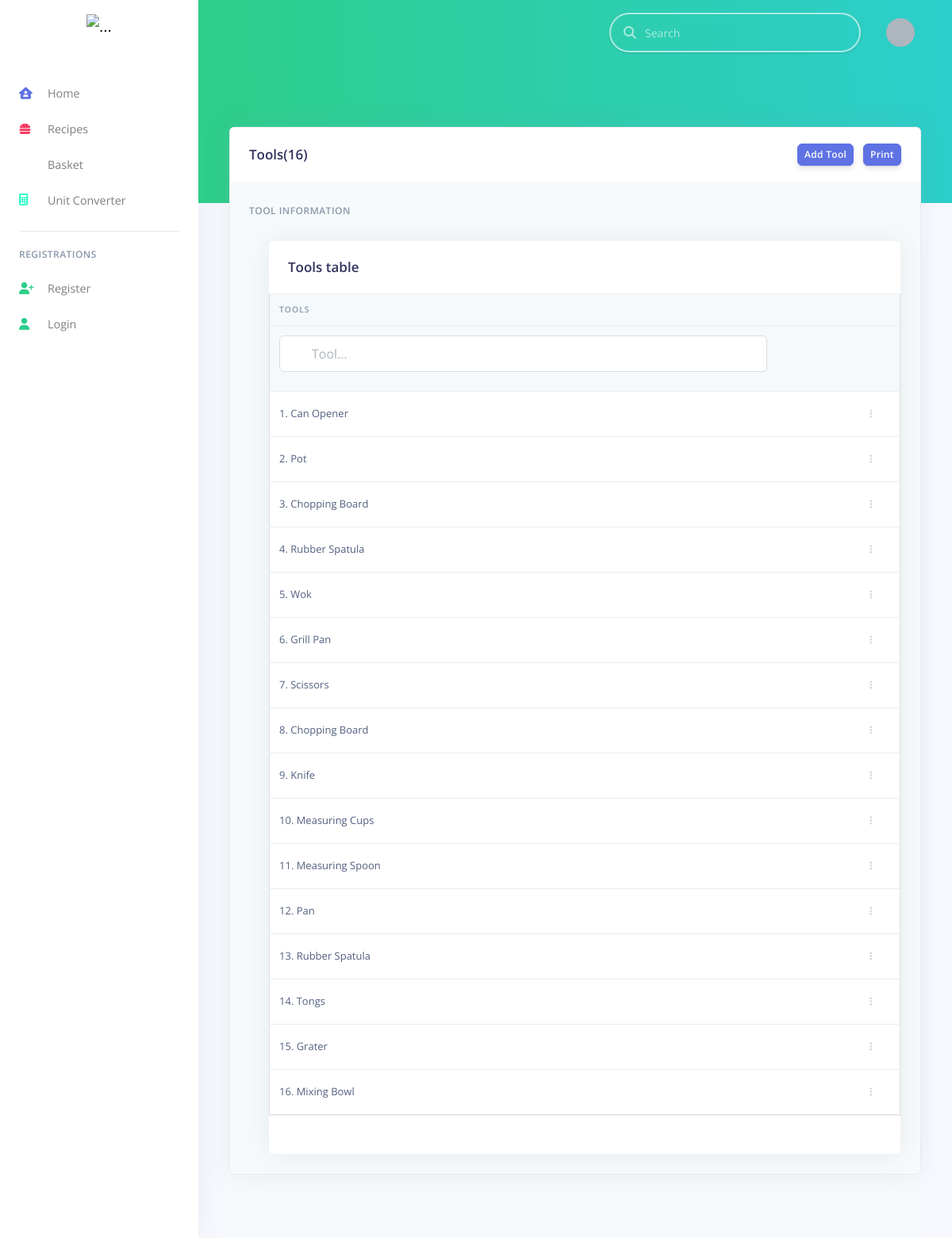
Screenshot of /admins/tools/ with the database file from the repository.
### index_home/models.py (models this page shows, shortened)
class Tool(models.Model):
    tool = models.CharField(max_length=50, null=True)

### index_home/views.py (the view)
# urls.py: path('admins/tools/', AdminToolsListView.as_view(), name='admin-tools'),
class AdminToolsListView(ListView):
    model = Tool
    context_object_name = 'tools'
    template_name = 'index_home/admin_tools.html'
    ordering = ['-tool']
    def get_queryset(self):
        return self.model.objects.all()
    def get_context_data(self, **kwargs):
        context = super(AdminToolsListView, self).get_context_data(**kwargs)
        context['total'] = No_Tools.objects.first()
        context['Total_Recipe'] = No_Recipe.objects.first()
        context['Total_Users'] = No_Users.objects.first()
        context['Total_Categories'] = No_Categories.objects.first()
        context['Total_Ingres'] = No_Ingres.objects.first()
        context['Total_Skills'] = No_Skills.objects.first()
        context['Total_Tools'] = No_Tools.objects.first()
        context['Total_Tags'] = No_Tags.objects.first()
        context['Total_Units'] = No_Units.objects.first()
        return context

### index_home/templates/index_home/admin_tools.html (shortened to what this page needs)
{% extends "index_home/base.html" %}
{% block content %}
<div class="card bg-secondary shadow">
    <div class="card-header bg-white border-0">
      <div class="row align-items-center">
        <div class="col-8">
          <h3 class="mb-0">Tools({{ total.total }})</h3>
        </div>
        <div class="col-4 text-right">
          <a href="{% url 'new-tools' %}" class="btn btn-sm btn-primary">Add Tool</a>
          <button onclick="printData2();" class="btn btn-sm btn-primary">Print</button>
        </div>
      </div>
    </div>
    <div class="card-body">
      <h6 class="heading-small text-muted mb-4">Tool information</h6>
        <div class="pl-lg-4">
          <div class="row">
            <div class="col">
              <div class="card shadow">
                <div class="card-header border-0">
                  <h3 class="mb-0">Tools table</h3>
                </div>
                <div class="table-responsive">
                  <table id="myTable" class="table align-items-center table-flush">
                    <thead class="thead-light">
                      <tr>
                        <th scope="col">Tools</th>
                        <th scope="col"></th>
                      </tr>
                      <tr>
                        <th scope="col"><input type="text" id="myInput" class="form-control" onkeyup="myFunction()" placeholder="Tool..."></th>
                        <th scope="col"></th>
                      </tr>
                    </thead>
                    <tbody>
                    {% for tool in tools %}
                      <tr>
                        <td scope="row">
                          {{ forloop.counter }}. {{ tool.tool }}
                        </td>
                        <td class="text-right">
                          <div class="dropdown">
                            <a class="btn btn-sm btn-icon-only text-light" href="#" role="button" data-toggle="dropdown" aria-haspopup="true" aria-expanded="false">
                              <i class="fas fa-ellipsis-v"></i>
                            </a>
                          </div>
                        </td>
                      </tr>
                    {% endfor %}
                    </tbody>
                  </table>
                </div>
                <div class="card-footer py-4">
                </div>
              </div>
            </div>
          </div>
        </div>
    </div>
</div>
{% endblock content%}

### index_home/templates/index_home/base.html (shortened to what this page needs)
{% load static %}
{% load crispy_forms_tags %}
<!DOCTYPE html>
<html>
<head>
  <link href="{{ MEDIA_URL }}/static/index_home/admins/./assets/vendor/nucleo/css/nucleo.css" rel="stylesheet">
  <link href="{{ MEDIA_URL }}/static/index_home/admins/./style.css" rel="stylesheet">
  <link href="{{ MEDIA_URL }}/static/index_home/admins/./assets/vendor/fortawesome/fontawesome-free/css/all.min.css" rel="stylesheet">
  <link type="text/css" href="{{ MEDIA_URL }}/static/index_home/admins/./assets/css/argon.css?v=1.0.0" rel="stylesheet">
</head>
<body>
  <nav class="navbar navbar-vertical fixed-left navbar-expand-md navbar-light bg-white" id="sidenav-main">
    <div class="container-fluid">
      <a class="navbar-brand pt-0" href="{% url 'profile' %}">
        <img src="{{ MEDIA_URL }}/static/index_home/admins/./assets/img/brand/icon_txt.png" class="navbar-brand-img" alt="...">
      </a>
      <div class="collapse navbar-collapse" id="sidenav-collapse-main">
        <ul class="navbar-nav">
          {% if user.is_superuser != 1%}
          <li class="nav-item">
            <a class="nav-link" href="{% url 'index-home' %}">
              <i class="fas fa-house-user text-blue"></i> Home
            </a>
          </li>
          <li class="nav-item">
            <a class="nav-link" href="{% url 'index-blog' %}">
              <i class="fas fa-hamburger text-red"></i> Recipes
            </a>
          </li>
          <li class="nav-item">
            <a class="nav-link" href="{% url 'basket' %}">
              <i class="ni ni-box-2 text-orange"></i> Basket
            </a>
          </li>
          <li class="nav-item">
            <a class="nav-link" href="{% url 'unit' %}">
              <i class="fas fa-calculator text-cyan"></i> Unit Converter
            </a>
          </li>
          {% endif %}
        </ul>
        <hr class="my-3">
          {% if user.is_authenticated == False %}
        <h6 class="navbar-heading text-muted">Registrations</h6>
        <ul class="navbar-nav mb-md-3">
          <li class="nav-item">
            <a class="nav-link" href="{% url 'register' %}">
              <i class="fas fa-user-plus text-green"></i> Register
            </a>
          </li>
          <li class="nav-item">
            <a class="nav-link" href="{% url 'login' %}">
              <i class="fas fa-user text-green"></i> Login
            </a>
          </li>
        </ul>
          {% endif %}
      </div>
    </div>
  </nav>
  <div class="main-content">
    <nav class="navbar navbar-top navbar-expand-md navbar-dark" id="navbar-main">
      <div class="container-fluid">
        <form method="get" action="{% url 'add' %}" class="navbar-search navbar-search-dark form-inline mr-3 d-none d-md-flex ml-lg-auto">
          <div class="form-group mb-0">
            <div class="input-group input-group-alternative">
              <div class="input-group-prepend">
                <span class="input-group-text"><i class="fas fa-search"></i></span>
              </div>
              <input class="form-control" placeholder="Search" name="key" type="text">
            </div>
          </div>
        </form>
        <ul class="navbar-nav align-items-center d-none d-md-flex">
          <li class="nav-item dropdown">
            <a class="nav-link pr-0" href="#" role="button" data-toggle="dropdown" aria-haspopup="true" aria-expanded="false">
              <div class="media align-items-center">
                <span class="avatar avatar-sm rounded-circle">
                </span>
              </div>
            </a>
          </li>
        </ul>
      </div>
    </nav>
    <div class="header bg-gradient-success pb-8 pt-3 pt-md-8">
    </div>
    <div class="container-fluid mt--7">
      <div class="row">
        <div class="col">
          {% block content %} {% endblock content%}
        </div>
      </div>
      <footer class="footer">
      </footer>
    </div>
  </div>
</body>
</html>

### index_home/static/index_home/admins/style.css (style rules this page uses)
#myInput { background-image: url('/css/searchicon.png'); background-position: 10px 12px; background-repeat: no-repeat; width: 100%; font-size: 16px; padding: 12px 20px 12px 40px; border: 1px solid #ddd; margin-bottom: 12px; }
#myTable { border-collapse: collapse; width: 100%; border: 1px solid #ddd; font-size: 18px; }
#myTable th, #myTable td { text-align: left; padding: 12px; }
#myTable tr { border-bottom: 1px solid #ddd; }

### rows the page displays
Tool: tool "Can Opener"
Tool: tool "Pot"
Tool: tool "Chopping Board"
Tool: tool "Rubber Spatula"
Tool: tool "Wok"
Tool: tool "Grill Pan"
Tool: tool "Scissors"
Tool: tool "Chopping Board"
Tool: tool "Knife"
Tool: tool "Measuring Cups"
Tool: tool "Measuring Spoon"
Tool: tool "Pan"
Tool: tool "Rubber Spatula"
Tool: tool "Tongs"
Tool: tool "Grater"
Tool: tool "Mixing Bowl"

### other values shown
{{ total.total }} "16"
